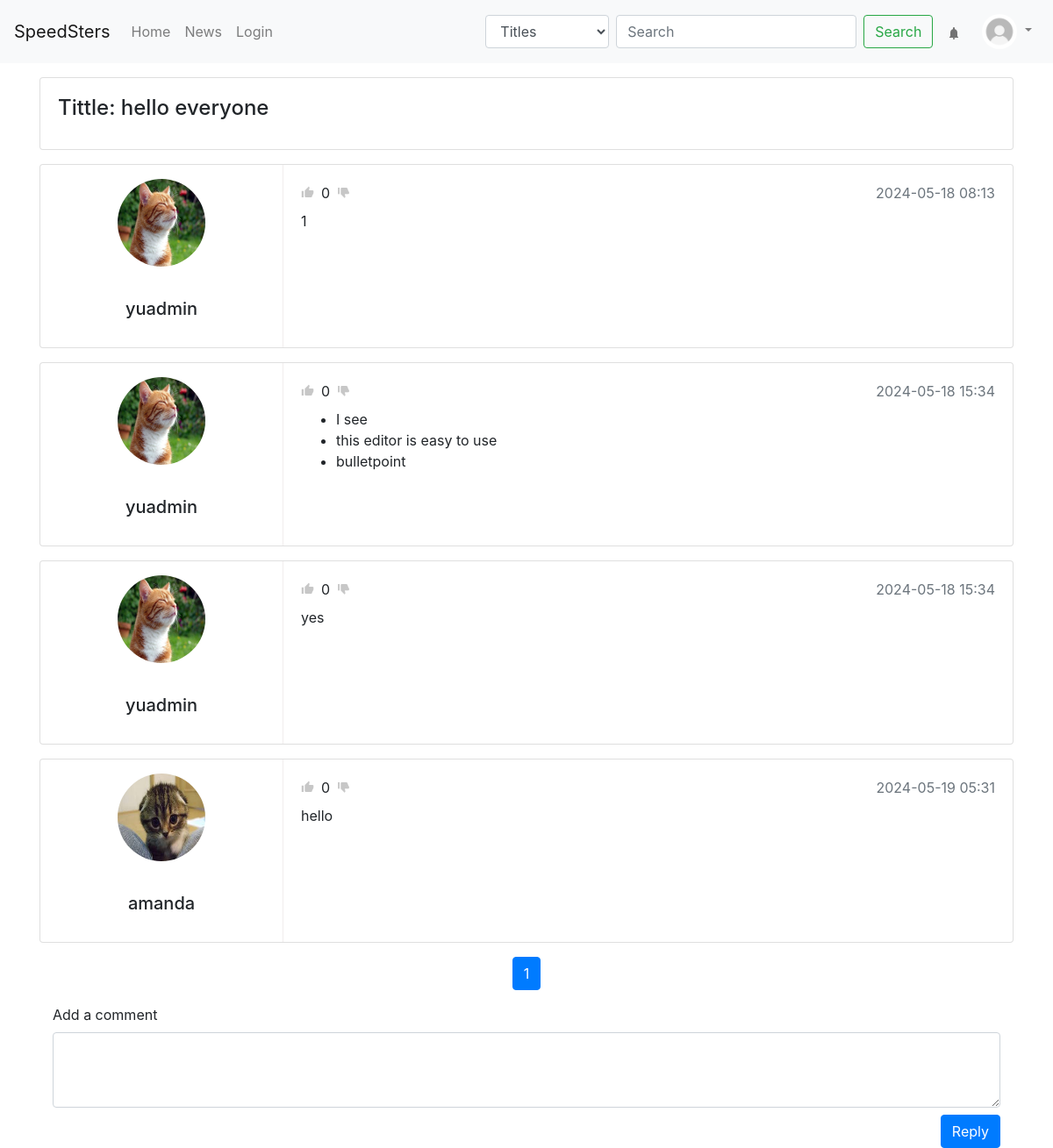
Screenshot of /detail/10 with the database file from the repository.
### app/models/models.py (models this page shows, shortened)
class Post(db.Model):
    id = db.Column(db.Integer, primary_key=True)  # Unique identifier for the post
    title = db.Column(db.String(255), nullable=False)  # Title of the post, cannot be empty
    category = db.Column(db.String(255), nullable=True)
    content = db.Column(db.Text, nullable=False)  # Content of the post, cannot be empty
    created_at = db.Column(db.DateTime,default=datetime.utcnow)  # Record of when the post was created, defaults to current time
    user_id = db.Column(db.Integer, db.ForeignKey('user.id'))
    user = db.relationship('User', backref=db.backref('posts', lazy=True))
    views = db.Column(db.Integer, default=0)
    replies_count = db.Column(db.Integer, default=0)
    last_reply_date = db.Column(db.DateTime,default=datetime.utcnow)
    likes = db.Column(db.Integer, default=0)
    replies = db.relationship('Reply', backref='post', lazy='dynamic')

class User(UserMixin,db.Model):
    id = db.Column(db.Integer, primary_key=True)
    username = db.Column(db.String(64), index=True, unique=True)
    email = db.Column(db.String(120), index=True, unique=True)
    password_hash = db.Column(db.String(128))
    profile_image_url = db.Column(db.String(200), default="/static/uploads/default_user.jpg")

class Reply(db.Model):
    id = db.Column(db.Integer, primary_key=True)  # Unique identifier for the reply
    content = db.Column(db.Text, nullable=False)  # Content of the reply, cannot be empty
    post_id = db.Column(db.Integer, db.ForeignKey('post.id'), nullable=False)  # Foreign key to the post that this reply is associated with
    parent_id = db.Column(db.Integer, db.ForeignKey('reply.id'), nullable=True)  # Enables hierarchical structure for replies
    children = db.relationship('Reply', backref=db.backref('parent', remote_side=[id]), lazy=True)
    created_at = db.Column(db.DateTime,default=datetime.utcnow)  # Record of when the reply was created, defaults to current UTC time
    user_id = db.Column(db.Integer, db.ForeignKey('user.id'))
    user = db.relationship('User', backref=db.backref('replies', lazy=True))
    likes = db.Column(db.Integer, default=0)

### app/blueprint/pnr/routes.py (the view)
@pr.route('/detail/<int:post_id>')
def details(post_id):
    page = request.args.get('page', 1, type=int)
    per_page = 6  # Number of replies per page
    post = Post.query.get_or_404(post_id)  # Fetch the post or return 404 if not found
    replies = Reply.query.filter_by(post_id=post.id).order_by(Reply.created_at.asc()).paginate(page=page, per_page=per_page)
    post.views += 1  # Increment the view count
    db.session.commit()
    return render_template('posts/detail.html', post=post,replies=replies)

### app/blueprint/pnr/routes.py (called while the page is built)
@pr.before_request
def before_request():
    g.user = current_user if current_user.is_authenticated else None

### app/templates/posts/detail.html (shortened to what this page needs)
{% extends "base.html" %} {% block title %}Forum Page{% endblock %} {% block
content %}
<div class="container mt-3">
  <div class="row">
    <div class="col-md-12">
      <div class="card mb-3">
        <div class="card-body">
          <h4 class="card-title">Tittle: {{ post.title }}</h4>
        </div>
      </div>
    </div>
  </div>
  <div class="row">
    <div class="col-md-12">
      <div class="card mb-3">
        <div class="row no-gutters">
          <div class="col-md-3" style="border-right: 1.5px solid #eee9e9d5">
            <img
              src="{{ post.user.profile_image_url }}"
              alt="Profile Image"
              class="img-fluid rounded-circle m-3 mx-auto d-block"
              style="height: 100px; width: 100px"
            >
            <div class="card-body">
              <h5 class="card-title" style="text-align: center">
                {{ post.user.username }}
              </h5>
            </div>
          </div>
          <div class="col-md-9">
            <div class="card-body">
              <div
                class="d-flex justify-content-between align-items-center mb-2"
              >
                <div class="d-flex align-items-center">
                  <img
                    src="{{ url_for('static', filename='icon/icons8-thumbs-up-24.png') }}"
                    alt="Like"
                    class="icon-like"
                    data-id="{{ post.id }}"
                    data-type="post"
                  >
                  <span class="like-count mx-2" id="like-count-{{ post.id }}"
                    >{{ post.likes }}</span
                  >
                  <img
                    src="{{ url_for('static', filename='icon/icons8-thumbs-down-24.png') }}"
                    alt="Dislike"
                    class="icon-dislike"
                    data-id="{{ post.id }}"
                    data-type="post"
                  >
                </div>
                <span class="text-muted"
                  >{{ post.created_at.strftime('%Y-%m-%d %H:%M') }}</span
                >
              </div>
              <div class="post-content">{{ post.content|safe }}</div>
            </div>
          </div>
        </div>
      </div>
      {% for reply in replies.items %}
      <div class="card mb-3">
        <div class="row no-gutters">
          <div class="col-md-3" style="border-right: 1.5px solid #eee9e9d5">
            <img
              src="{{ reply.user.profile_image_url }}"
              alt="Profile Image"
              class="img-fluid rounded-circle m-3 mx-auto d-block"
              style="height: 100px; width: 100px"
            >
            <div class="card-body">
              <h5 class="card-title" style="text-align: center">
                {{ reply.user.username }}
              </h5>
            </div>
          </div>
          <div class="col-md-9">
            <div class="card-body">
              <div
                class="d-flex justify-content-between align-items-center mb-2"
              >
                <div class="d-flex align-items-center">
                  <img
                    src="{{ url_for('static', filename='icon/icons8-thumbs-up-24.png') }}"
                    alt="Like"
                    class="icon-like"
                    data-id="{{ reply.id }}"
                    data-type="reply"
                  >
                  <span class="like-count mx-2" id="like-count-{{ reply.id }}"
                    >{{ reply.likes }}</span
                  >
                  <img
                    src="{{ url_for('static', filename='icon/icons8-thumbs-down-24.png') }}"
                    alt="Dislike"
                    class="icon-dislike"
                    data-id="{{ reply.id }}"
                    data-type="reply"
                  >
                </div>
                <span class="text-muted"
                  >{{ reply.created_at.strftime('%Y-%m-%d %H:%M') }}</span
                >
              </div>
              <div class="post-content">{{ reply.content|safe }}</div>
            </div>
          </div>
        </div>
      </div>
      {% endfor %}
    </div>
  </div>
  <nav aria-label="Replies page navigation">
    <ul class="pagination justify-content-center">
       {% for page_num in replies.iter_pages() %}
      <li class="page-item {% if page_num == replies.page %}active{% endif %}">
        <a
          class="page-link"
          href="{{ url_for('pr.details', post_id=post.id, page=page_num) }}"
          >{{ page_num }}</a
        >
      </li>
      {% endfor %}
    </ul>
  </nav>
  <form
    method="POST"
    action="{{ url_for('pr.submit_reply', post_id=post.id) }}"
    class="mt-3"
  >
    <div class="container mt-3">
      <label for="replyContent">Add a comment</label>
      <div class="d-flex flex-column">
        <textarea
          name="reply_content"
          id="replyContent"
          class="form-control mb-2"
          required
          rows="3"
        ></textarea>
        <button type="submit" class="btn btn-primary align-self-end">
          Reply
        </button>
      </div>
    </div>
  </form>
</div>
{% endblock %}

### app/templates/base.html (shortened to what this page needs)
<!DOCTYPE html>
<html lang="en">
  <head>
    <link
      href="https://stackpath.bootstrapcdn.com/bootstrap/4.3.1/css/bootstrap.min.css"
      rel="stylesheet"
    >
    <link
      rel="stylesheet"
      href="{{ url_for('static', filename='css/notification.css') }}"
    >
  </head>
  <body>
    <header>
      {% block header %}
      <nav class="navbar navbar-expand-lg navbar-light bg-light">
        <a class="navbar-brand" href="{{ url_for('auth.index') }}"
          >SpeedSters</a
        >
        <div class="collapse navbar-collapse" id="navbarNav">
          <ul class="navbar-nav mr-auto">
            <li class="nav-item">
              <a class="nav-link" href="{{ url_for('pr.view_post') }}">Home</a>
            </li>
            <li class="nav-item">
              <a class="nav-link" href="{{ url_for('pr.news') }}">News</a>
            </li>
            {% if not current_user.is_authenticated %}
            <li class="nav-item">
              <a class="nav-link" href="{{ url_for('auth.login') }}">Login</a>
            </li>
            {% endif %}
          </ul>
          <form
            class="form-inline my-2 my-lg-0"
            action="{{ url_for('pr.search') }}"
            method="get"
          >
            <select class="form-control mr-sm-2" name="search_type">
              <option value="Titles">Titles</option>
            </select>
            <input
              class="form-control mr-sm-2"
              type="search"
              name="q"
              placeholder="Search"
              aria-label="Search"
            >
            <button class="btn btn-outline-success my-2 my-sm-0" type="submit">
              Search
            </button>
          </form>
          <div class="notification-bell-container mx-3">
            <a href="#" id="notification-bell">
              {% if new_notifications_count > 0 %}
              <img
                src="{{ url_for('static', filename='icon/bell-new.png') }}"
                alt="New Notifications"
              >
              {% else %}
              <img
                src="{{ url_for('static', filename='icon/bell-no-new.png') }}"
                alt="No New Notifications"
              >
              {% endif %}
            </a>
          </div>
          <ul class="navbar-nav">
            <li class="nav-item dropdown">
              <a
                class="nav-link dropdown-toggle"
                href="#"
                id="navbarDropdownMenuLink"
                role="button"
                data-toggle="dropdown"
                aria-haspopup="true"
                aria-expanded="false"
              >
                {% if current_user.is_authenticated %}
                <img
                  src="{{ current_user.profile_image_url }}"
                  class="rounded-circle"
                  style="width: 40px; height: 40px"
                  alt="Profile img"
                >
                {% else %}
                <img
                  src="{{ url_for('static', filename='uploads/default_user.jpg') }}"
                  class="rounded-circle"
                  style="width: 40px; height: 40px"
                  alt="Default user img"
                >
                {% endif %}
              </a>
            </li>
          </ul>
        </div>
      </nav>
      {% endblock %}
    </header>
    <div class="content">{% block content %}{% endblock %}</div>
  </body>
</html>

### app/static/css/notification.css (style rules this page uses)
.notification-bell-container { position: relative; display: inline-block; }
.icon-like, .icon-dislike { cursor: pointer; width: 15px; height: 15px; }
.like-count { font-size: 1rem; margin-left: 5px; margin-right: 5px; }

### rows the page displays
Post: title "hello everyone", likes "0", created_at "2024-05-18 08:13", content "1"
User: user.profile_image_url (picture), user.username "yuadmin"
Reply: user.profile_image_url (picture), user.username "yuadmin", likes "0", created_at "2024-05-18 15:34", content "I see this editor is easy to use bulletpoint"
Reply: user.profile_image_url (picture), user.username "yuadmin", likes "0", created_at "2024-05-18 15:34", content "yes"
Reply: user.profile_image_url (picture), user.username "amanda", likes "0", created_at "2024-05-19 05:31", content "hello"

### other values shown
{{ page_num }} "1"
